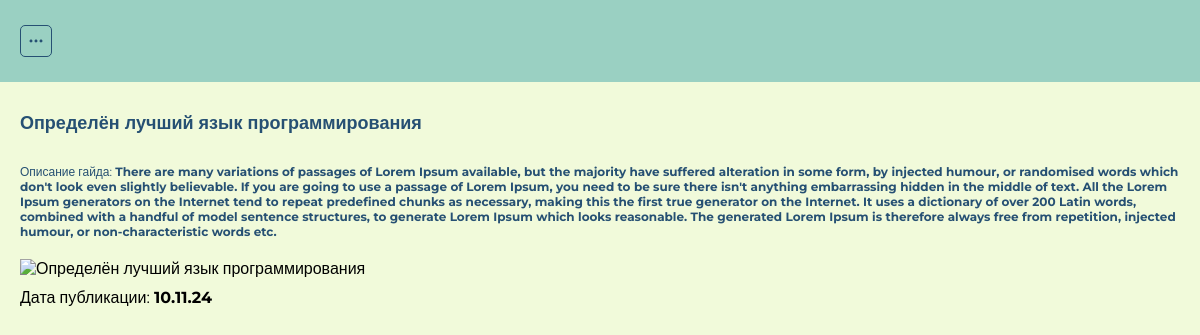
Screenshot of /guides/detail/1 (signed in) with the database file from the repository.
### it_app/models.py (models this page shows, shortened)
class Guide(models.Model):
    title = models.CharField("Заголовок", max_length=255)
    description = models.TextField("Описание гайда")
    image = models.CharField("URL-фото", max_length=500)
    created_at = models.DateTimeField("Дата и время публикации", default=datetime.now)
    class Meta:
        verbose_name = "Гайд"
        verbose_name_plural = "Гайды"

### it_app/views.py (the view)
# urls.py: path('guides/detail/<int:pk>', views.guide_detail_page, name='guide_detail_page'),
def guide_detail_page(request, pk):
    guide = get_object_or_404(Guide, pk=pk)
    context = {
        'guide' : guide
    }
    return render(request, "./guide_detail.html", context)

### it_app/templates/guide_detail.html (shortened to what this page needs)
{% extends 'base.html' %}
{% block content %}
{% if user.is_authenticated %}
<section class="job-detail">
    <div class="container">
        <h1 class="mb-30">{{ guide.title }}</h1>
        <p class="job-detail-content">Описание гайда: <strong>{{ guide.description }}</strong></p>
        <img src="{{ guide.image }}" alt="{{guide.title}}" class="guide-img">
        <p class="jon-detail-content">Дата публикации: <strong>{{ guide.created_at|date:"d.m.y"}}</strong></p>
    </div>
</section>
{% endblock %}

### it_app/static/css/style.css (style rules this page uses)
* { padding: 0; margin: 0; box-sizing: border-box; font-family: "Montserrat", sans-serif; }
:root { --light: #F1FADA; --secondary: #9AD0C2; --success: #2D9586; --dark: #265073; }
.container { margin: 0 20px; }
.categories, .jobs, .job-detail, .auth { padding: 30px 0; }
.job-detail-content { font-size: 12px; color: var(--dark); margin-bottom: 20px; }
.guide-img { width: 100%; margin-bottom: 10px; }
.mb-30 { font-size: 18px; font-weight: 700; color: var(--dark); margin-bottom: 30px; }

### rows the page displays
Guide: title "Определён лучший язык программирования", description "There are many variations of passages of Lorem Ipsum available, but the majority have suffered alteration in some form, by injected humour, or randomised words which don't look even slightly believable. If you are going to use a passage of Lorem Ipsum, you need to be sure there isn't anything embarrassing hidden in the middle of text. All the Lorem Ipsum generators on the Internet tend to repeat predefined chunks as necessary, making this the first true generator on the Internet. It uses a dictionary of over 200 Latin words, combined with a handful of model sentence structures, to generate Lorem Ipsum which looks reasonable. The generated Lorem Ipsum is therefore always free from…", created_at "10.11.24"
